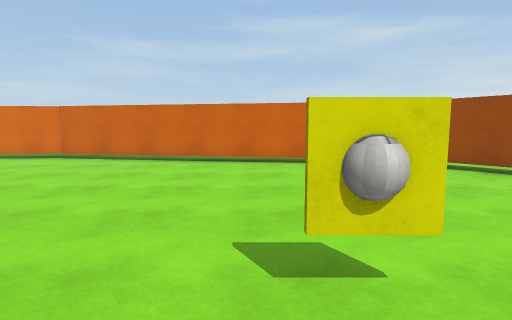
View 1 (above)

16 first-person views from a walk through a 3-D level made in the Unity game engine. The camera is 1.3 m above the floor, tilts 6° down and sees 80° across. The floor is counted in squares, 1 m on a side. Each view is taken from the middle of a square. On the plan, view 1 faces up. The plan holds only what a view shows up to about 14 squares ahead; the rest is blank. The place goes on beyond the plan. Surface patterns are stand-ins for the level's own textures.

View 2
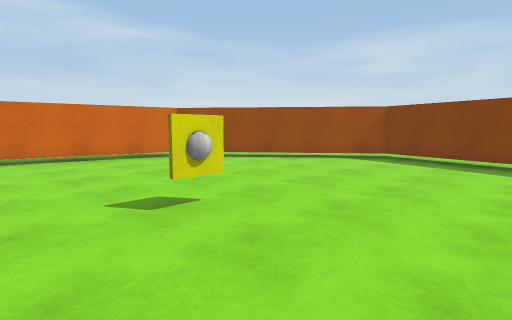

View 3
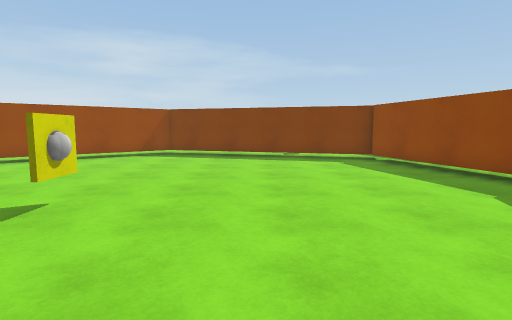

View 4
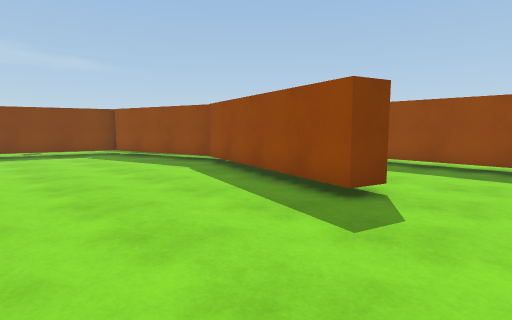

View 5
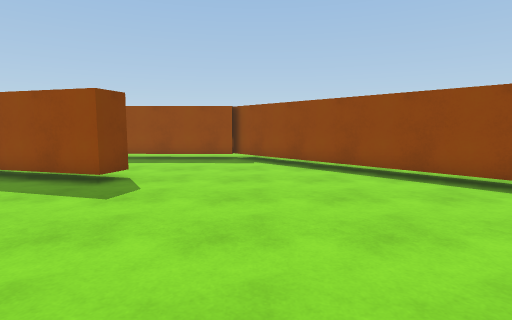

View 6
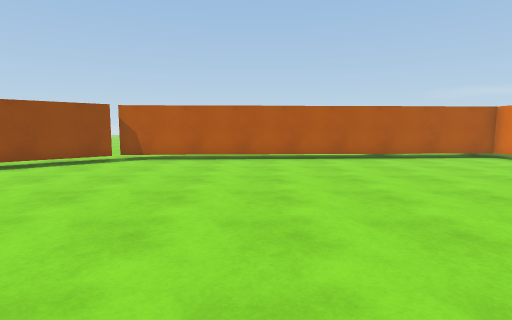

View 7
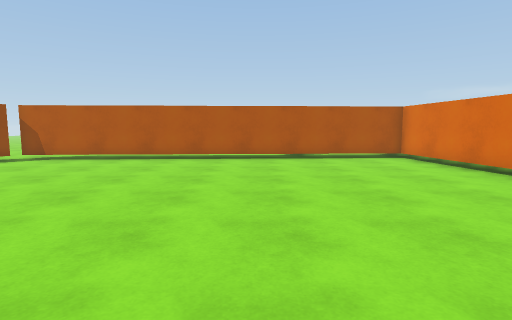

View 8
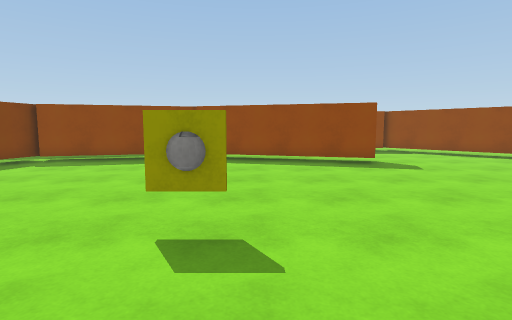

View 9
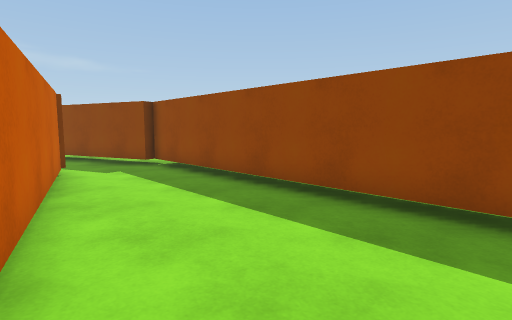

View 10
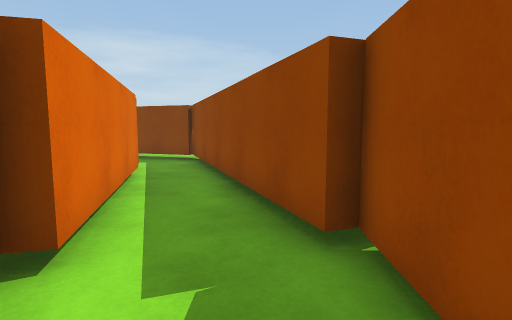

View 11
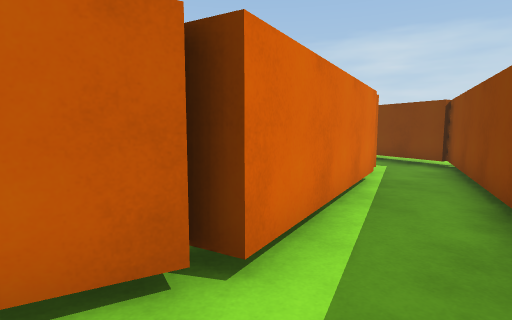

View 12
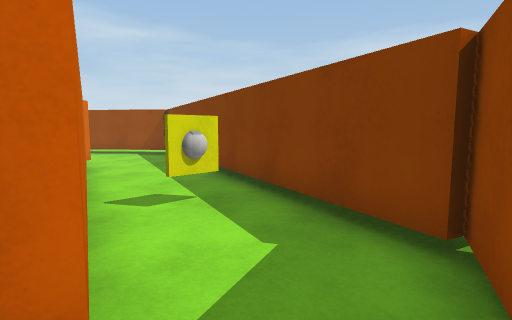

View 13
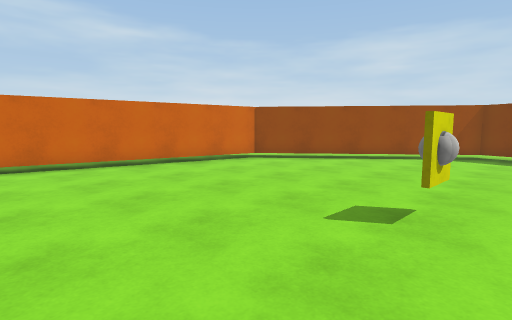

View 14
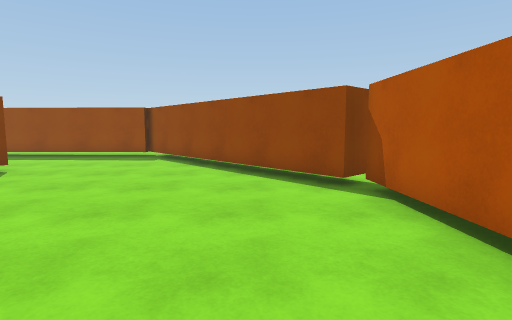

View 15
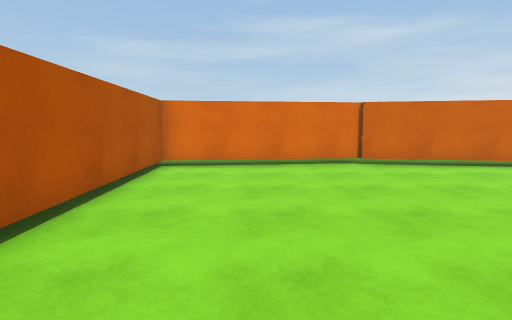

View 16
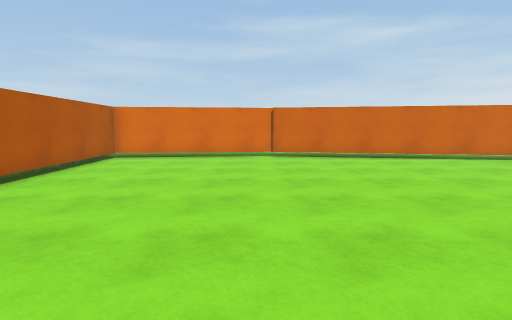

### Floor plan
Ten units are one square. View 1 is at (0, 0); x grows to the right and y downward. Boxes are objects, and circles mark ways between rooms. Rooms are numbered by the first view taken in them; rooms with no view inside come last. Other rooms are left out.
<svg viewBox="-156 -136 296 253">
<path fill="none" stroke="#000" d="M-46 61 -43 51 25 70M27 72 84 57M23 80 -41 62M-82 -131 -151 -123 -144 36M51 76 27 82M-147 44 -139 36 -70 112M-70 108 33 111M85 60 112 -33 54 -105 -82 -129M31 107 56 98M86 67 51 76M124 72 135 38M56 98 128 73M115 -8 94 64 90 62"/>
<rect x="5" y="-25" width="10" height="10" fill="#bbb"><title>other object</title></rect>
<rect x="115" y="25" width="10" height="20" fill="#bbb"><title>other object</title></rect>
<circle cx="50" cy="90" r="3" fill="#2a7"/>
<text x="-30" y="-20">1</text>
<text x="100" y="60">2</text>
</svg>
Room 1 opens to room 2.

Where each view was taken, in squares from view 1:
view 1: 0 up, 0 right, facing up
view 2: 2 down, 2 left, facing up-right
view 3: 1 down, 4 left, facing right
view 4: 0 up, 7 left, facing down-right
view 5: 2 up, 8 left, facing down
view 6: 2 up, 2 left, facing left
view 7: 6 up, 2 left, facing left
view 8: 6 up, 0 right, facing down
view 9: 6 down, 7 left, facing down-right
view 10: 10 down, 0 right, facing right
view 11: 10 down, 1 right, facing up-right
view 12: 8 down, 9 right, facing up-right
view 13: 1 up, 4 left, facing up-right
view 14: 3 up, 12 left, facing down
view 15: 2 up, 12 left, facing up
view 16: 1 down, 9 left, facing up
